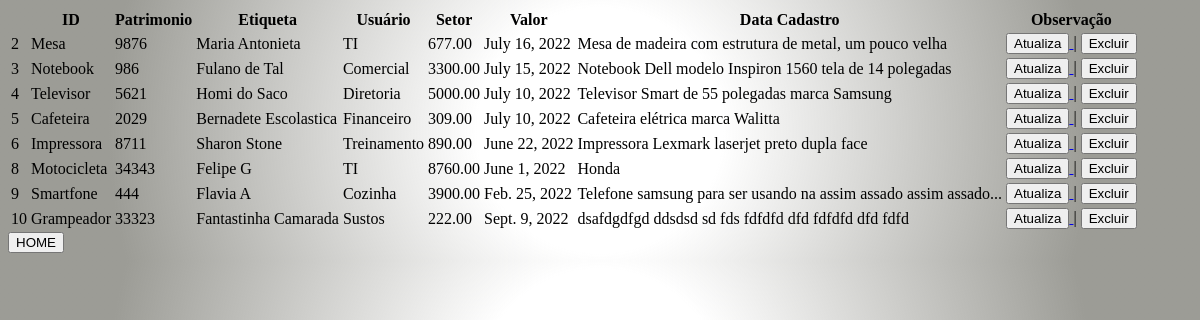
The app's page /lista, older data.
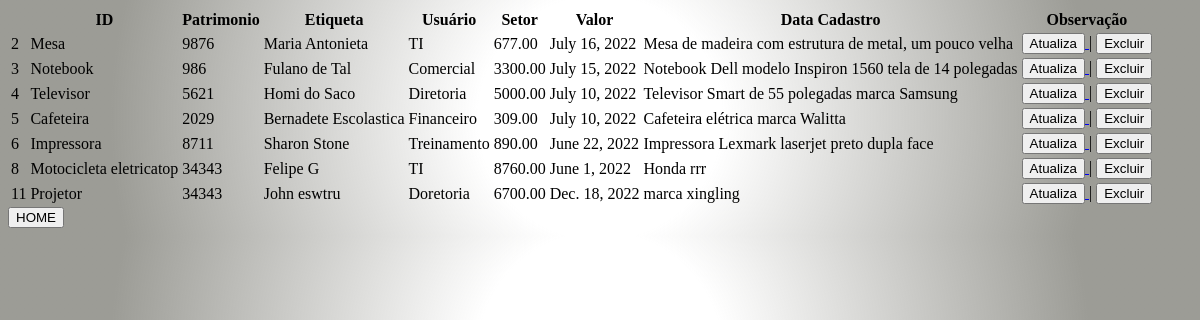
The same page, newer data.
### core/models.py (models this page shows)
class Patrimonio(models.Model):
    nome_objeto = models.CharField(
        max_length=30,
        null=False,    # Não pode ser nulo
        blank=False    # Não pode ficar em branco
    )
    etiqueta = models.IntegerField(
        default=0,
        null=False,
        blank=False
    )
    usuario = models.CharField(
        max_length=50,
        null=False,
        blank=False
    )
    setor = models.CharField(
        max_length=20,
        null=False,
        blank=False
    )
    valor = models.DecimalField(
        max_digits=10,
        decimal_places=2
    )
    dt_cadastro = models.DateField(
    )
    observacao = models.TextField(
        max_length=300
    )
    objetos = models.Manager()

### patrimonio/views.py (the view)
# urls.py: path('lista', ListaPatrimonio.as_view(), name='listagem'),
class ListaPatrimonio(ListView):
    template_name = "patrimonio/lista.html"
    model = Patrimonio
    context_object_name = "listagem"

### patrimonio/templates/patrimonio/lista.html
{% extends "patrimonio/base.html" %}
    {% block conteudo %}
    <table>
        <tbody>
            <tr>
                <th scope="col"></th>
                <th scope="col">ID</th>
                <th scope="col">Patrimonio</th>
                <th scope="col">Etiqueta</th>
                <th scope="col">Usuário</th>
                <th scope="col">Setor</th>
                <th scope="col">Valor</th>
                <th scope="col">Data Cadastro</th>
                <th scope="col">Observação</th>
            </tr>
            {% for p in listagem %}
                <tr>
                    <td>{{ p.id }}</td>
                    <td>{{ p.nome_objeto }}</td>
                    <td>{{ p.etiqueta }}</td>
                    <td>{{ p.usuario }}</td>
                    <td>{{ p.setor }}</td>
                    <td>{{ p.valor }}</td>
                    <td>{{ p.dt_cadastro }}</td>
                    <td>{{ p.observacao }}</td>
                    <td>
                        <a href="{% url 'patrimonio:atualiza_patrimonio' pk=p.id %}">
                            <button>Atualiza</button>
                        </a>
                        <span> | </span>
                        <a href="{% url 'patrimonio:apaga_patrimonio' pk=p.id %}">
                            <button>Excluir</button>
                        </a>
                    </td>
                </tr>
            {% endfor %}
        </tbody>
    </table>
    <div>
        <a href="/"> <button>HOME</button> </a>
    </div>
    {% endblock %}

### patrimonio/templates/patrimonio/base.html (shortened to what this page needs)
<!DOCTYPE html>
<html lang="en">
    <head>
        {% load static %}
        <link rel="stylesheet" type="text/css" href="{% static 'patrimonio/css/style.css' %}">
    </head>
    <body>
        {% block conteudo %}
        {% endblock %}
    </body>
</html>

### patrimonio/static/patrimonio/css/style.css (style rules this page uses)
body { background-image: radial-gradient(circle, white 20%, rgba(72, 72, 61, 0.543) 80%); }

Row changes from the older to the newer data that the page shows:
removed Patrimonio: id "9", nome_objeto "Smartfone", etiqueta "444", usuario "Flavia A", setor "Cozinha", valor "3900.00", dt_cadastro "Feb. 25, 2022", observacao "Telefone samsung para ser usando na assim assado assim assado..."
removed Patrimonio: id "10", nome_objeto "Grampeador", etiqueta "33323", usuario "Fantastinha Camarada", setor "Sustos", valor "222.00", dt_cadastro "Sept. 9, 2022", observacao "dsafdgdfgd ddsdsd sd fds fdfdfd dfd fdfdfd dfd fdfd"
changed Patrimonio "Felipe G": nome_objeto "Motocicleta" → "Motocicleta eletricatop"; observacao "Honda" → "Honda rrr"
added Patrimonio: id "11", nome_objeto "Projetor", etiqueta "34343", usuario "John eswtru", setor "Doretoria", valor "6700.00", dt_cadastro "Dec. 18, 2022", observacao "marca xingling"
